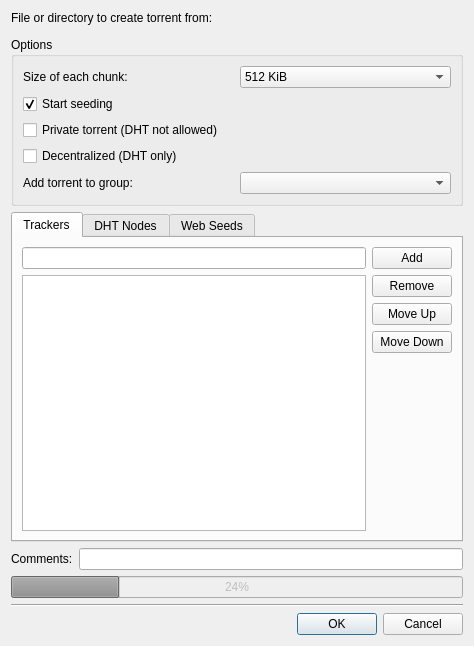
<?xml version="1.0" encoding="UTF-8"?>
<ui version="4.0">
 <class>TorrentCreatorDlg</class>
 <widget class="QDialog" name="TorrentCreatorDlg">
  <property name="geometry">
   <rect>
    <x>0</x>
    <y>0</y>
    <width>474</width>
    <height>646</height>
   </rect>
  </property>
  <property name="windowTitle">
   <string>Create a torrent</string>
  </property>
  <layout class="QVBoxLayout" name="verticalLayout">
   <item>
    <widget class="QLabel" name="label">
     <property name="text">
      <string>File or directory to create torrent from:</string>
     </property>
    </widget>
   </item>
   <item>
    <widget class="KUrlRequester" name="m_url">
     <property name="sizePolicy">
      <sizepolicy hsizetype="Preferred" vsizetype="Fixed">
       <horstretch>0</horstretch>
       <verstretch>0</verstretch>
      </sizepolicy>
     </property>
     <property name="minimumSize">
      <size>
       <width>0</width>
       <height>0</height>
      </size>
     </property>
    </widget>
   </item>
   <item>
    <widget class="QGroupBox" name="m_options">
     <property name="title">
      <string>Options</string>
     </property>
     <layout class="QVBoxLayout">
      <item>
       <layout class="QHBoxLayout">
        <item>
         <widget class="QLabel" name="label_2">
          <property name="text">
           <string>Size of each chunk:</string>
          </property>
         </widget>
        </item>
        <item>
         <widget class="QComboBox" name="m_chunk_size">
          <property name="currentIndex">
           <number>4</number>
          </property>
          <item>
           <property name="text">
            <string>32 KiB</string>
           </property>
          </item>
          <item>
           <property name="text">
            <string>64 KiB</string>
           </property>
          </item>
          <item>
           <property name="text">
            <string>128 KiB</string>
           </property>
          </item>
          <item>
           <property name="text">
            <string>256 KiB</string>
           </property>
          </item>
          <item>
           <property name="text">
            <string>512 KiB</string>
           </property>
          </item>
          <item>
           <property name="text">
            <string>1 MiB</string>
           </property>
          </item>
          <item>
           <property name="text">
            <string>2 MiB</string>
           </property>
          </item>
          <item>
           <property name="text">
            <string>4 MiB</string>
           </property>
          </item>
          <item>
           <property name="text">
            <string>8 MiB</string>
           </property>
          </item>
         </widget>
        </item>
       </layout>
      </item>
      <item>
       <widget class="QCheckBox" name="m_start_seeding">
        <property name="text">
         <string>Start seeding</string>
        </property>
        <property name="checked">
         <bool>true</bool>
        </property>
       </widget>
      </item>
      <item>
       <widget class="QCheckBox" name="m_private">
        <property name="text">
         <string>Private torrent (DHT not allowed)</string>
        </property>
       </widget>
      </item>
      <item>
       <widget class="QCheckBox" name="m_dht">
        <property name="text">
         <string>Decentralized (DHT only)</string>
        </property>
       </widget>
      </item>
      <item>
       <layout class="QHBoxLayout">
        <item>
         <widget class="QLabel" name="label_6">
          <property name="text">
           <string>Add torrent to group:</string>
          </property>
         </widget>
        </item>
        <item>
         <widget class="QComboBox" name="m_group"/>
        </item>
       </layout>
      </item>
     </layout>
    </widget>
   </item>
   <item>
    <widget class="QTabWidget" name="m_tabs">
     <property name="currentIndex">
      <number>0</number>
     </property>
     <widget class="QWidget" name="m_tracker_tab">
      <attribute name="title">
       <string>Trackers</string>
      </attribute>
      <layout class="QGridLayout">
       <item row="0" column="0">
        <widget class="QLineEdit" name="m_tracker"/>
       </item>
       <item row="0" column="1">
        <widget class="QPushButton" name="m_add_tracker">
         <property name="text">
          <string>Add</string>
         </property>
        </widget>
       </item>
       <item row="1" column="0">
        <widget class="QListWidget" name="m_tracker_list"/>
       </item>
       <item row="1" column="1">
        <layout class="QVBoxLayout">
         <item>
          <widget class="QPushButton" name="m_remove_tracker">
           <property name="text">
            <string>Remove</string>
           </property>
          </widget>
         </item>
         <item>
          <widget class="QPushButton" name="m_move_up">
           <property name="text">
            <string>Move Up</string>
           </property>
          </widget>
         </item>
         <item>
          <widget class="QPushButton" name="m_move_down">
           <property name="text">
            <string>Move Down</string>
           </property>
          </widget>
         </item>
         <item>
          <spacer>
           <property name="orientation">
            <enum>Qt::Vertical</enum>
           </property>
           <property name="sizeHint" stdset="0">
            <size>
             <width>20</width>
             <height>91</height>
            </size>
           </property>
          </spacer>
         </item>
        </layout>
       </item>
      </layout>
     </widget>
     <widget class="QWidget" name="m_dht_tab">
      <attribute name="title">
       <string>DHT Nodes</string>
      </attribute>
      <layout class="QGridLayout">
       <item row="0" column="0">
        <layout class="QHBoxLayout">
         <item>
          <widget class="QLabel" name="label_3">
           <property name="text">
            <string>Node:</string>
           </property>
          </widget>
         </item>
         <item>
          <widget class="QLineEdit" name="m_node"/>
         </item>
         <item>
          <widget class="QLabel" name="label_4">
           <property name="text">
            <string>Port:</string>
           </property>
          </widget>
         </item>
         <item>
          <widget class="QSpinBox" name="m_port">
           <property name="minimum">
            <number>1</number>
           </property>
           <property name="maximum">
            <number>65535</number>
           </property>
           <property name="value">
            <number>6881</number>
           </property>
          </widget>
         </item>
        </layout>
       </item>
       <item row="0" column="1">
        <widget class="QPushButton" name="m_add_node">
         <property name="text">
          <string>Add</string>
         </property>
        </widget>
       </item>
       <item row="1" column="0">
        <widget class="QTreeWidget" name="m_node_list">
         <property name="rootIsDecorated">
          <bool>false</bool>
         </property>
         <property name="allColumnsShowFocus">
          <bool>true</bool>
         </property>
         <column>
          <property name="text">
           <string>IP or Hostname</string>
          </property>
         </column>
         <column>
          <property name="text">
           <string>Port</string>
          </property>
         </column>
        </widget>
       </item>
       <item row="1" column="1">
        <layout class="QVBoxLayout">
         <item>
          <widget class="QPushButton" name="m_remove_node">
           <property name="text">
            <string>Remove</string>
           </property>
          </widget>
         </item>
         <item>
          <spacer>
           <property name="orientation">
            <enum>Qt::Vertical</enum>
           </property>
           <property name="sizeHint" stdset="0">
            <size>
             <width>20</width>
             <height>40</height>
            </size>
           </property>
          </spacer>
         </item>
        </layout>
       </item>
      </layout>
     </widget>
     <widget class="QWidget" name="tab_2">
      <attribute name="title">
       <string>Web Seeds</string>
      </attribute>
      <layout class="QGridLayout">
       <item row="0" column="0">
        <widget class="QLineEdit" name="m_webseed"/>
       </item>
       <item row="0" column="1">
        <widget class="QPushButton" name="m_add_webseed">
         <property name="text">
          <string>Add</string>
         </property>
        </widget>
       </item>
       <item row="1" column="0">
        <widget class="QListWidget" name="m_webseed_list"/>
       </item>
       <item row="1" column="1">
        <layout class="QVBoxLayout">
         <item>
          <widget class="QPushButton" name="m_remove_webseed">
           <property name="text">
            <string>Remove</string>
           </property>
          </widget>
         </item>
         <item>
          <spacer>
           <property name="orientation">
            <enum>Qt::Vertical</enum>
           </property>
           <property name="sizeHint" stdset="0">
            <size>
             <width>20</width>
             <height>40</height>
            </size>
           </property>
          </spacer>
         </item>
        </layout>
       </item>
      </layout>
     </widget>
    </widget>
   </item>
   <item>
    <layout class="QHBoxLayout">
     <item>
      <widget class="QLabel" name="label_5">
       <property name="text">
        <string>Comments:</string>
       </property>
      </widget>
     </item>
     <item>
      <widget class="QLineEdit" name="m_comments"/>
     </item>
    </layout>
   </item>
   <item>
    <widget class="QProgressBar" name="m_progress">
     <property name="enabled">
      <bool>false</bool>
     </property>
     <property name="value">
      <number>24</number>
     </property>
    </widget>
   </item>
   <item>
    <widget class="Line" name="line">
     <property name="orientation">
      <enum>Qt::Horizontal</enum>
     </property>
    </widget>
   </item>
   <item>
    <widget class="QDialogButtonBox" name="m_buttonBox">
     <property name="standardButtons">
      <set>QDialogButtonBox::Cancel|QDialogButtonBox::Ok</set>
     </property>
    </widget>
   </item>
  </layout>
 </widget>
 <customwidgets>
  <customwidget>
   <class>KUrlRequester</class>
   <extends>QWidget</extends>
   <header>kurlrequester.h</header>
   <container>1</container>
  </customwidget>
 </customwidgets>
 <resources/>
 <connections/>
</ui>
